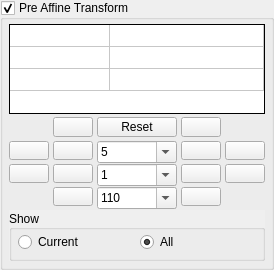
                  <widget class="QGroupBox" name="PreAffineGroupBox">
                   <property name="sizePolicy">
                    <sizepolicy hsizetype="Preferred" vsizetype="Preferred">
                     <horstretch>0</horstretch>
                     <verstretch>0</verstretch>
                    </sizepolicy>
                   </property>
                   <property name="minimumSize">
                    <size>
                     <width>100</width>
                     <height>270</height>
                    </size>
                   </property>
                   <property name="maximumSize">
                    <size>
                     <width>16777215</width>
                     <height>270</height>
                    </size>
                   </property>
                   <property name="autoFillBackground">
                    <bool>true</bool>
                   </property>
                   <property name="title">
                    <string>Pre Affine Transform</string>
                   </property>
                   <property name="flat">
                    <bool>false</bool>
                   </property>
                   <property name="checkable">
                    <bool>true</bool>
                   </property>
                   <layout class="QVBoxLayout" name="verticalLayout_13">
                    <property name="spacing">
                     <number>4</number>
                    </property>
                    <property name="leftMargin">
                     <number>6</number>
                    </property>
                    <property name="topMargin">
                     <number>4</number>
                    </property>
                    <property name="rightMargin">
                     <number>6</number>
                    </property>
                    <property name="bottomMargin">
                     <number>6</number>
                    </property>
                    <item>
                     <widget class="TableWidget" name="PreAffineTable">
                      <property name="sizePolicy">
                       <sizepolicy hsizetype="MinimumExpanding" vsizetype="Minimum">
                        <horstretch>2</horstretch>
                        <verstretch>0</verstretch>
                       </sizepolicy>
                      </property>
                      <property name="minimumSize">
                       <size>
                        <width>0</width>
                        <height>90</height>
                       </size>
                      </property>
                      <property name="maximumSize">
                       <size>
                        <width>10000</width>
                        <height>90</height>
                       </size>
                      </property>
                      <property name="focusPolicy">
                       <enum>Qt::NoFocus</enum>
                      </property>
                      <property name="frameShape">
                       <enum>QFrame::Panel</enum>
                      </property>
                      <property name="frameShadow">
                       <enum>QFrame::Plain</enum>
                      </property>
                      <property name="verticalScrollBarPolicy">
                       <enum>Qt::ScrollBarAlwaysOff</enum>
                      </property>
                      <property name="horizontalScrollBarPolicy">
                       <enum>Qt::ScrollBarAlwaysOff</enum>
                      </property>
                      <property name="autoScroll">
                       <bool>false</bool>
                      </property>
                      <property name="editTriggers">
                       <set>QAbstractItemView::NoEditTriggers</set>
                      </property>
                      <property name="tabKeyNavigation">
                       <bool>false</bool>
                      </property>
                      <property name="selectionMode">
                       <enum>QAbstractItemView::NoSelection</enum>
                      </property>
                      <property name="verticalScrollMode">
                       <enum>QAbstractItemView::ScrollPerPixel</enum>
                      </property>
                      <property name="horizontalScrollMode">
                       <enum>QAbstractItemView::ScrollPerPixel</enum>
                      </property>
                      <property name="showGrid">
                       <bool>true</bool>
                      </property>
                      <property name="wordWrap">
                       <bool>false</bool>
                      </property>
                      <property name="cornerButtonEnabled">
                       <bool>false</bool>
                      </property>
                      <property name="rowCount">
                       <number>3</number>
                      </property>
                      <property name="columnCount">
                       <number>2</number>
                      </property>
                      <attribute name="horizontalHeaderVisible">
                       <bool>false</bool>
                      </attribute>
                      <attribute name="horizontalHeaderDefaultSectionSize">
                       <number>100</number>
                      </attribute>
                      <attribute name="horizontalHeaderHighlightSections">
                       <bool>false</bool>
                      </attribute>
                      <attribute name="horizontalHeaderMinimumSectionSize">
                       <number>40</number>
                      </attribute>
                      <attribute name="horizontalHeaderStretchLastSection">
                       <bool>true</bool>
                      </attribute>
                      <attribute name="verticalHeaderVisible">
                       <bool>false</bool>
                      </attribute>
                      <attribute name="verticalHeaderCascadingSectionResizes">
                       <bool>false</bool>
                      </attribute>
                      <attribute name="verticalHeaderDefaultSectionSize">
                       <number>22</number>
                      </attribute>
                      <attribute name="verticalHeaderHighlightSections">
                       <bool>false</bool>
                      </attribute>
                      <attribute name="verticalHeaderMinimumSectionSize">
                       <number>22</number>
                      </attribute>
                      <attribute name="verticalHeaderStretchLastSection">
                       <bool>false</bool>
                      </attribute>
                      <row>
                       <property name="text">
                        <string>X</string>
                       </property>
                      </row>
                      <row>
                       <property name="text">
                        <string>Y</string>
                       </property>
                      </row>
                      <row>
                       <property name="text">
                        <string>O</string>
                       </property>
                      </row>
                      <column>
                       <property name="text">
                        <string>1 (A, B, C)</string>
                       </property>
                      </column>
                      <column>
                       <property name="text">
                        <string>2 (D, E, F)</string>
                       </property>
                      </column>
                     </widget>
                    </item>
                    <item>
                     <layout class="QGridLayout" name="PreAffineGridLayout" columnstretch="0,0,0,0,0">
                      <property name="sizeConstraint">
                       <enum>QLayout::SetDefaultConstraint</enum>
                      </property>
                      <property name="leftMargin">
                       <number>0</number>
                      </property>
                      <property name="spacing">
                       <number>4</number>
                      </property>
                      <item row="1" column="0">
                       <widget class="QPushButton" name="PreRotate90CcButton">
                        <property name="toolTip">
                         <string>Rotate xform 90 degrees counter clockwise</string>
                        </property>
                        <property name="text">
                         <string/>
                        </property>
                        <property name="icon">
                         <iconset resource="Fractorium.qrc">
                          <normaloff>:/Fractorium/Icons/arrow_turn_left.png</normaloff>:/Fractorium/Icons/arrow_turn_left.png</iconset>
                        </property>
                       </widget>
                      </item>
                      <item row="1" column="4">
                       <widget class="QPushButton" name="PreRotate90CButton">
                        <property name="toolTip">
                         <string>Rotate xform 90 degrees clockwise</string>
                        </property>
                        <property name="text">
                         <string/>
                        </property>
                        <property name="icon">
                         <iconset resource="Fractorium.qrc">
                          <normaloff>:/Fractorium/Icons/arrow_turn_right.png</normaloff>:/Fractorium/Icons/arrow_turn_right.png</iconset>
                        </property>
                       </widget>
                      </item>
                      <item row="3" column="1">
                       <widget class="QPushButton" name="PreScaleUpButton">
                        <property name="toolTip">
                         <string>Scale xform x percent up</string>
                        </property>
                        <property name="text">
                         <string/>
                        </property>
                        <property name="icon">
                         <iconset resource="Fractorium.qrc">
                          <normaloff>:/Fractorium/Icons/arrow_out.png</normaloff>:/Fractorium/Icons/arrow_out.png</iconset>
                        </property>
                       </widget>
                      </item>
                      <item row="2" column="4">
                       <widget class="QPushButton" name="PreMoveRightButton">
                        <property name="toolTip">
                         <string>Move xform x units right</string>
                        </property>
                        <property name="text">
                         <string/>
                        </property>
                        <property name="icon">
                         <iconset resource="Fractorium.qrc">
                          <normaloff>:/Fractorium/Icons/arrow_right.png</normaloff>:/Fractorium/Icons/arrow_right.png</iconset>
                        </property>
                       </widget>
                      </item>
                      <item row="3" column="2">
                       <widget class="QComboBox" name="PreScaleCombo">
                        <property name="sizePolicy">
                         <sizepolicy hsizetype="Preferred" vsizetype="Fixed">
                          <horstretch>0</horstretch>
                          <verstretch>0</verstretch>
                         </sizepolicy>
                        </property>
                        <property name="minimumSize">
                         <size>
                          <width>75</width>
                          <height>22</height>
                         </size>
                        </property>
                        <property name="editable">
                         <bool>true</bool>
                        </property>
                        <property name="frame">
                         <bool>true</bool>
                        </property>
                        <item>
                         <property name="text">
                          <string>110</string>
                         </property>
                        </item>
                        <item>
                         <property name="text">
                          <string>125</string>
                         </property>
                        </item>
                        <item>
                         <property name="text">
                          <string>150</string>
                         </property>
                        </item>
                        <item>
                         <property name="text">
                          <string>175</string>
                         </property>
                        </item>
                        <item>
                         <property name="text">
                          <string>200</string>
                         </property>
                        </item>
                       </widget>
                      </item>
                      <item row="2" column="0">
                       <widget class="QPushButton" name="PreMoveUpButton">
                        <property name="toolTip">
                         <string>Move xform x units up</string>
                        </property>
                        <property name="text">
                         <string/>
                        </property>
                        <property name="icon">
                         <iconset resource="Fractorium.qrc">
                          <normaloff>:/Fractorium/Icons/arrow_up.png</normaloff>:/Fractorium/Icons/arrow_up.png</iconset>
                        </property>
                       </widget>
                      </item>
                      <item row="2" column="1">
                       <widget class="QPushButton" name="PreMoveDownButton">
                        <property name="toolTip">
                         <string>Move xform x units down</string>
                        </property>
                        <property name="text">
                         <string/>
                        </property>
                        <property name="icon">
                         <iconset resource="Fractorium.qrc">
                          <normaloff>:/Fractorium/Icons/arrow_down.png</normaloff>:/Fractorium/Icons/arrow_down.png</iconset>
                        </property>
                       </widget>
                      </item>
                      <item row="2" column="2">
                       <widget class="QComboBox" name="PreMoveCombo">
                        <property name="sizePolicy">
                         <sizepolicy hsizetype="Preferred" vsizetype="Fixed">
                          <horstretch>0</horstretch>
                          <verstretch>0</verstretch>
                         </sizepolicy>
                        </property>
                        <property name="minimumSize">
                         <size>
                          <width>75</width>
                          <height>22</height>
                         </size>
                        </property>
                        <property name="editable">
                         <bool>true</bool>
                        </property>
                        <property name="frame">
                         <bool>true</bool>
                        </property>
                        <item>
                         <property name="text">
                          <string>1</string>
                         </property>
                        </item>
                       </widget>
                      </item>
                      <item row="2" column="3">
                       <widget class="QPushButton" name="PreMoveLeftButton">
                        <property name="toolTip">
                         <string>Move xform x units left</string>
                        </property>
                        <property name="text">
                         <string/>
                        </property>
                        <property name="icon">
                         <iconset resource="Fractorium.qrc">
                          <normaloff>:/Fractorium/Icons/arrow_left.png</normaloff>:/Fractorium/Icons/arrow_left.png</iconset>
                        </property>
                       </widget>
                      </item>
                      <item row="1" column="2">
                       <widget class="QComboBox" name="PreRotateCombo">
                        <property name="sizePolicy">
                         <sizepolicy hsizetype="Preferred" vsizetype="Fixed">
                          <horstretch>0</horstretch>
                          <verstretch>0</verstretch>
                         </sizepolicy>
                        </property>
                        <property name="minimumSize">
                         <size>
                          <width>75</width>
                          <height>22</height>
                         </size>
                        </property>
                        <property name="editable">
                         <bool>true</bool>
                        </property>
                        <property name="insertPolicy">
                         <enum>QComboBox::NoInsert</enum>
                        </property>
                        <property name="sizeAdjustPolicy">
                         <enum>QComboBox::AdjustToContents</enum>
                        </property>
                        <property name="frame">
                         <bool>true</bool>
                        </property>
                        <item>
                         <property name="text">
                          <string>5</string>
                         </property>
                        </item>
                        <item>
                         <property name="text">
                          <string>15</string>
                         </property>
                        </item>
                        <item>
                         <property name="text">
                          <string>30</string>
                         </property>
                        </item>
                        <item>
                         <property name="text">
                          <string>45</string>
                         </property>
                        </item>
                        <item>
                         <property name="text">
                          <string>60</string>
                         </property>
                        </item>
                        <item>
                         <property name="text">
                          <string>90</string>
                         </property>
                        </item>
                        <item>
                         <property name="text">
                          <string>120</string>
                         </property>
                        </item>
                        <item>
                         <property name="text">
                          <string>180</string>
                         </property>
                        </item>
                       </widget>
                      </item>
                      <item row="1" column="1">
                       <widget class="QPushButton" name="PreRotateCcButton">
                        <property name="toolTip">
                         <string>Rotate xform x degrees counter clockwise</string>
                        </property>
                        <property name="text">
                         <string/>
                        </property>
                        <property name="icon">
                         <iconset resource="Fractorium.qrc">
                          <normaloff>:/Fractorium/Icons/arrow_rotate_anticlockwise.png</normaloff>:/Fractorium/Icons/arrow_rotate_anticlockwise.png</iconset>
                        </property>
                       </widget>
                      </item>
                      <item row="1" column="3">
                       <widget class="QPushButton" name="PreRotateCButton">
                        <property name="toolTip">
                         <string>Rotate xform x degrees clockwise</string>
                        </property>
                        <property name="text">
                         <string/>
                        </property>
                        <property name="icon">
                         <iconset resource="Fractorium.qrc">
                          <normaloff>:/Fractorium/Icons/arrow_rotate_clockwise.png</normaloff>:/Fractorium/Icons/arrow_rotate_clockwise.png</iconset>
                        </property>
                       </widget>
                      </item>
                      <item row="3" column="3">
                       <widget class="QPushButton" name="PreScaleDownButton">
                        <property name="toolTip">
                         <string>Scale xform x percent down</string>
                        </property>
                        <property name="text">
                         <string/>
                        </property>
                        <property name="icon">
                         <iconset resource="Fractorium.qrc">
                          <normaloff>:/Fractorium/Icons/arrow_in.png</normaloff>:/Fractorium/Icons/arrow_in.png</iconset>
                        </property>
                       </widget>
                      </item>
                      <item row="0" column="1">
                       <widget class="QPushButton" name="PreFlipVerticalButton">
                        <property name="sizePolicy">
                         <sizepolicy hsizetype="Preferred" vsizetype="Fixed">
                          <horstretch>0</horstretch>
                          <verstretch>0</verstretch>
                         </sizepolicy>
                        </property>
                        <property name="toolTip">
                         <string>Flip xform vertically</string>
                        </property>
                        <property name="text">
                         <string/>
                        </property>
                        <property name="icon">
                         <iconset resource="Fractorium.qrc">
                          <normaloff>:/Fractorium/Icons/shape_flip_vertical.png</normaloff>:/Fractorium/Icons/shape_flip_vertical.png</iconset>
                        </property>
                       </widget>
                      </item>
                      <item row="0" column="2">
                       <widget class="QPushButton" name="PreResetButton">
                        <property name="sizePolicy">
                         <sizepolicy hsizetype="Preferred" vsizetype="Fixed">
                          <horstretch>0</horstretch>
                          <verstretch>0</verstretch>
                         </sizepolicy>
                        </property>
                        <property name="minimumSize">
                         <size>
                          <width>75</width>
                          <height>0</height>
                         </size>
                        </property>
                        <property name="toolTip">
                         <string>Reset xform to the identity matrix</string>
                        </property>
                        <property name="text">
                         <string>Reset</string>
                        </property>
                       </widget>
                      </item>
                      <item row="0" column="3">
                       <widget class="QPushButton" name="PreFlipHorizontalButton">
                        <property name="sizePolicy">
                         <sizepolicy hsizetype="Preferred" vsizetype="Fixed">
                          <horstretch>0</horstretch>
                          <verstretch>0</verstretch>
                         </sizepolicy>
                        </property>
                        <property name="toolTip">
                         <string>Flip xform horizontally</string>
                        </property>
                        <property name="text">
                         <string/>
                        </property>
                        <property name="icon">
                         <iconset resource="Fractorium.qrc">
                          <normaloff>:/Fractorium/Icons/shape_flip_horizontal.png</normaloff>:/Fractorium/Icons/shape_flip_horizontal.png</iconset>
                        </property>
                       </widget>
                      </item>
                     </layout>
                    </item>
                    <item>
                     <widget class="QGroupBox" name="PreAffineShowGroupBox">
                      <property name="autoFillBackground">
                       <bool>true</bool>
                      </property>
                      <property name="title">
                       <string>Show</string>
                      </property>
                      <property name="alignment">
                       <set>Qt::AlignLeading|Qt::AlignLeft|Qt::AlignVCenter</set>
                      </property>
                      <property name="flat">
                       <bool>false</bool>
                      </property>
                      <property name="checkable">
                       <bool>false</bool>
                      </property>
                      <layout class="QHBoxLayout" name="horizontalLayout_8">
                       <property name="spacing">
                        <number>6</number>
                       </property>
                       <property name="leftMargin">
                        <number>6</number>
                       </property>
                       <property name="topMargin">
                        <number>2</number>
                       </property>
                       <property name="rightMargin">
                        <number>6</number>
                       </property>
                       <property name="bottomMargin">
                        <number>6</number>
                       </property>
                       <item>
                        <widget class="QRadioButton" name="ShowPreAffineCurrentRadio">
                         <property name="text">
                          <string>Current</string>
                         </property>
                        </widget>
                       </item>
                       <item>
                        <widget class="QRadioButton" name="ShowPreAffineAllRadio">
                         <property name="text">
                          <string>All</string>
                         </property>
                         <property name="checked">
                          <bool>true</bool>
                         </property>
                        </widget>
                       </item>
                      </layout>
                     </widget>
                    </item>
                   </layout>
                  </widget>
